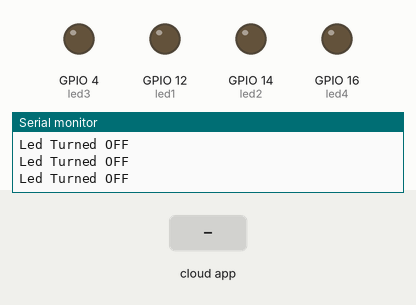
Bench run of a sketch on a simulated ESP8266 (NodeMCU). Shown: output pins drawn as LEDs (lit = HIGH), the last lines printed to the serial monitor. The test bench sets the inputs (shaded band). WiFi joins after 1.5 s; servers stay silent unless stated; the Firebase database answers and starts empty.

Above: at 3.8 s.
3.9 s: the phone or cloud app sets LED_STATUS to ON
At 4.6 s:
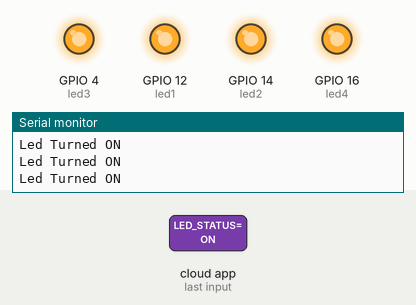
5.5 s: the phone or cloud app sets LED_STATUS to OFF
At 5.8 s:
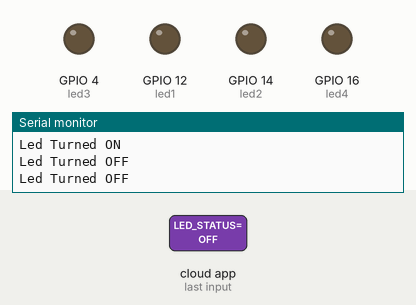
Timing chart, 0 to 8.5 s (numbered marks = the images above; inputs shaded):
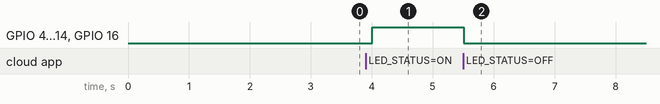

The sketch:

LED_firebase.ino
```cpp
#include <ESP8266WiFi.h>
#include <FirebaseArduino.h>

#define FIREBASE_HOST "led1-8be56.firebaseio.com"              // the project name address from firebase id
#define FIREBASE_AUTH "Rk5p5IspTROCfFgkh66itwiKVhG0jqn5pgvEdDoa"   // the secret key generated from firebase
#define WIFI_SSID "berlin"
#define WIFI_PASSWORD "imfj107&"

String fireStatus = "";                                                     // led status received from firebase
int led1 = 12;
int led2 = 14;
int led3 = 4;
int led4 = 16;
void setup()
{
  Serial.begin(9600);
  delay(1000);
  pinMode(led1, OUTPUT);
  pinMode(led2, OUTPUT);
  pinMode(led3, OUTPUT);
  pinMode(led4, OUTPUT);
  WiFi.begin(WIFI_SSID, WIFI_PASSWORD);
  Serial.print("Connecting to ");
  Serial.print(WIFI_SSID);
  while (WiFi.status() != WL_CONNECTED)
  {
    Serial.print(".");
    delay(500);
  }
  Serial.println();
  Serial.print("Connected to ");
  Serial.println(WIFI_SSID);
  Firebase.begin(FIREBASE_HOST, FIREBASE_AUTH);                  // connect to firebase
  Firebase.setString("LED_STATUS", "OFF");                       //send initial string of led status
}

void loop()
{
  fireStatus = Firebase.getString("LED_STATUS");                                      // get ld status input from firebase
  if (fireStatus == "ON")
  {                                                          // compare the input of led status received from firebase
    Serial.println("Led Turned ON");
    digitalWrite(led1, HIGH);                                                         // make external led ON
    digitalWrite(led2, HIGH);
    digitalWrite(led3, HIGH);
    digitalWrite(led4, HIGH);
  }
  else if (fireStatus == "OFF")
  {                                                  // compare the input of led status received from firebase
    Serial.println("Led Turned OFF");
    digitalWrite(led1, LOW);                                                         // make external led OFF
    digitalWrite(led2, LOW);
    digitalWrite(led3, LOW);
    digitalWrite(led4, LOW);
  }
  else
  {
    Serial.println("Command Error! Please send ON/OFF");
  }
}
```

Measured:
- after the input at 3.9 s, GPIO 4 (led3), GPIO 12 (led1), GPIO 14 (led2), GPIO 16 (led4): LOW → HIGH after 0.10 s
- after the input at 5.5 s, GPIO 4 (led3), GPIO 12 (led1), GPIO 14 (led2), GPIO 16 (led4): HIGH → LOW at once
